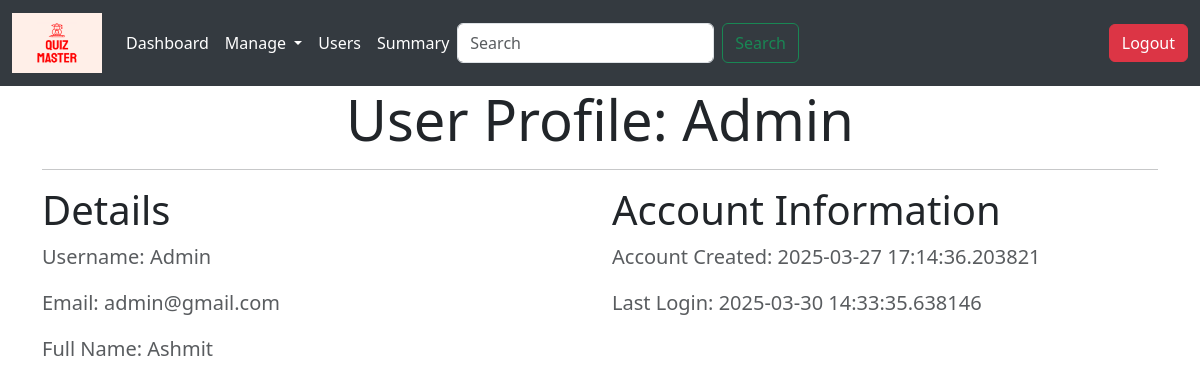
Screenshot of /user_profile/1 (signed in) with the database file from the repository.
### controller/models.py (models this page shows, shortened)
class User(UserMixin,db.Model):
    id = db.Column(db.Integer,primary_key = True, autoincrement = True)
    email = db.Column(db.String(64), unique = True, nullable = False)
    password = db.Column(db.String(128), nullable = False)
    username = db.Column(db.String(128),unique = True, nullable = False)
    full_name = db.Column(db.String(128), nullable = False)
    role = db.Column(db.String(64), nullable = False)
    created_at = db.Column(db.DateTime, default = datetime.now)
    updated_at = db.Column(db.DateTime, default = datetime.now, onupdate = datetime.now)
    last_login = db.Column(db.DateTime, default = datetime.now)
    quiz_attempts = db.relationship('Score', backref = 'user', lazy = True)

### controller/user_routes.py (the view)
@app.route('/user_profile/<int:user_id>') # URL for the user profile
@login_required
def user_profile(user_id):
    user = User.query.get_or_404(user_id)
    return render_template('user_profile.html', user=user)

### controller/authorization_routes.py (called while the page is built)
@login_manager.user_loader
def load_user(user_id):
    return User.query.get(int(user_id))

### templates/user_profile.html (shortened to what this page needs)
{% extends "base.html" %}
{% block content %}
    <div class="container">
        <div class="row">
            <div class="col-md-12">
                <h1 class="display-4 text-center">User Profile: <strong>{{ user.username }}</strong></h1>
                <hr>
            </div>
        </div>
        <div class="row">
            <div class="col-md-6">
                <h2 class="display-6 font-weight-bold"> Details</h2>
                <p class="lead text-muted"><strong>Username:</strong> {{ user.username }}</p>
                <p class="lead text-muted"><strong>Email:</strong> {{ user.email }}</p>
                <p class="lead text-muted"><strong>Full Name:</strong> {{ user.full_name }}</p>
            </div>
            <div class="col-md-6">
                <h2 class="display-6 font-weight-bold">Account Information</h2>
                <p class="lead text-muted"><strong>Account Created:</strong> {{ user.created_at }}</p>
                <p class="lead text-muted"><strong>Last Login:</strong> {{ user.last_login }}</p>
            </div>
        </div>
    </div>
{% endblock %}

### rows the page displays
User: username "Admin", email "admin@gmail.com", full_name "Ashmit", created_at "2025-03-27 17:14:36.203821", last_login "2025-03-30 14:33:35.638146"
